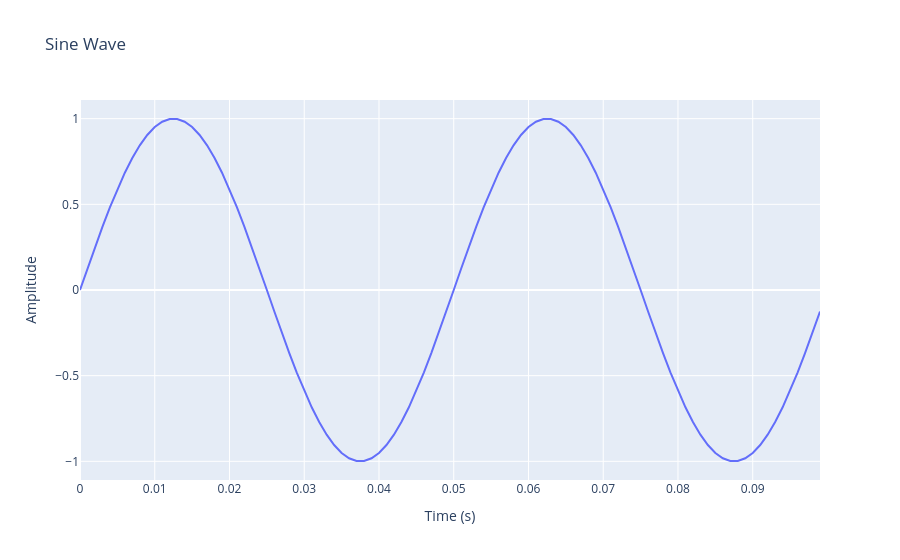

The notebook cell saved with this chart:
### Markdown cell above
Similar to before, we can plot the sine wave against time using the Plotly Graphics Objects Scatter class. There are many different plots to select from, but the Scatter class provides the most useful features for our purposes.

### Code cell
go.Figure(data = [go.Scatter(x = n*ts, y = sine_wave)],
          layout = {
              'title' : 'Sine Wave',
              'yaxis' : {
                  'title' : 'Amplitude'
              },
              'xaxis' : {
                  'title' : 'Time (s)'
              }})
